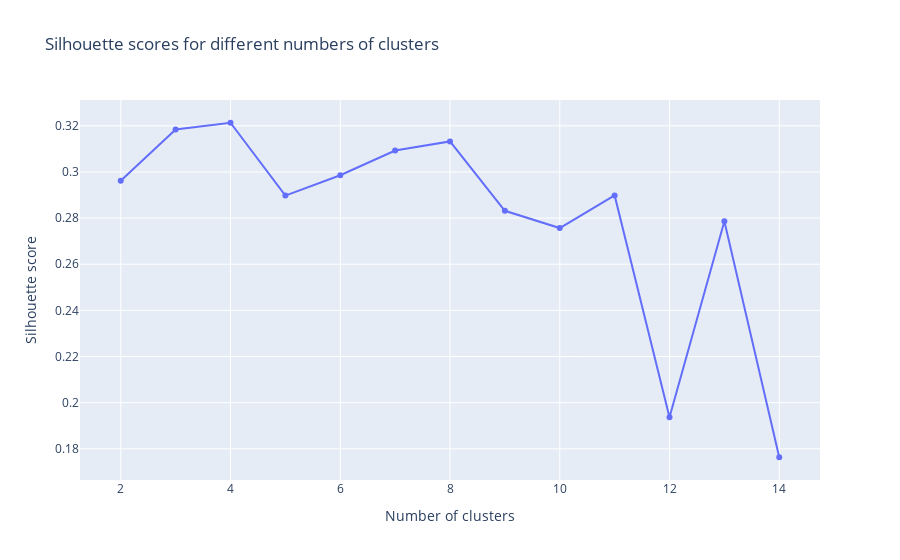

Notebook code cell kept with this figure:
### Code cell
from sklearn.cluster import KMeans
from sklearn.metrics import silhouette_score

# Perform PCA
pca = PCA(n_components=7)
pca_transformed_data = pca.fit_transform(grads)

# Calculate the silhouette score for different numbers of clusters
silhouette_scores = []
max_clusters = 15
for n_clusters in range(2, max_clusters):
    kmeans = KMeans(n_clusters=n_clusters, random_state=0)
    clusters = kmeans.fit_predict(pca_transformed_data)
    silhouette_scores.append(silhouette_score(pca_transformed_data, clusters))

# Plot the silhouette scores
fig = go.Figure()
fig.add_trace(go.Scatter(x=list(range(2, max_clusters+1)), y=silhouette_scores, mode='lines+markers'))
fig.update_layout(title='Silhouette scores for different numbers of clusters', xaxis_title='Number of clusters', yaxis_title='Silhouette score')
fig.show()

### Figure 1 — Plotly figure (JSON) as saved in the notebook; plotly's stock layout.template omitted (floating-point values rounded to 4 significant figures)
{"data": [{"mode": "lines+markers", "type": "scatter", "x": [2, 3, 4, 5, 6, 7, 8, 9, 10, 11, 12, 13, 14, 15], "y": [0.2962, 0.3184, 0.3213, 0.2898, 0.2986, 0.3093, 0.3132, 0.2832, 0.2757, 0.2898, 0.1936, 0.2786, 0.1763]}], "layout": {"title": {"text": "Silhouette scores for different numbers of clusters"}, "xaxis": {"title": {"text": "Number of clusters"}}, "yaxis": {"title": {"text": "Silhouette score"}}}}
